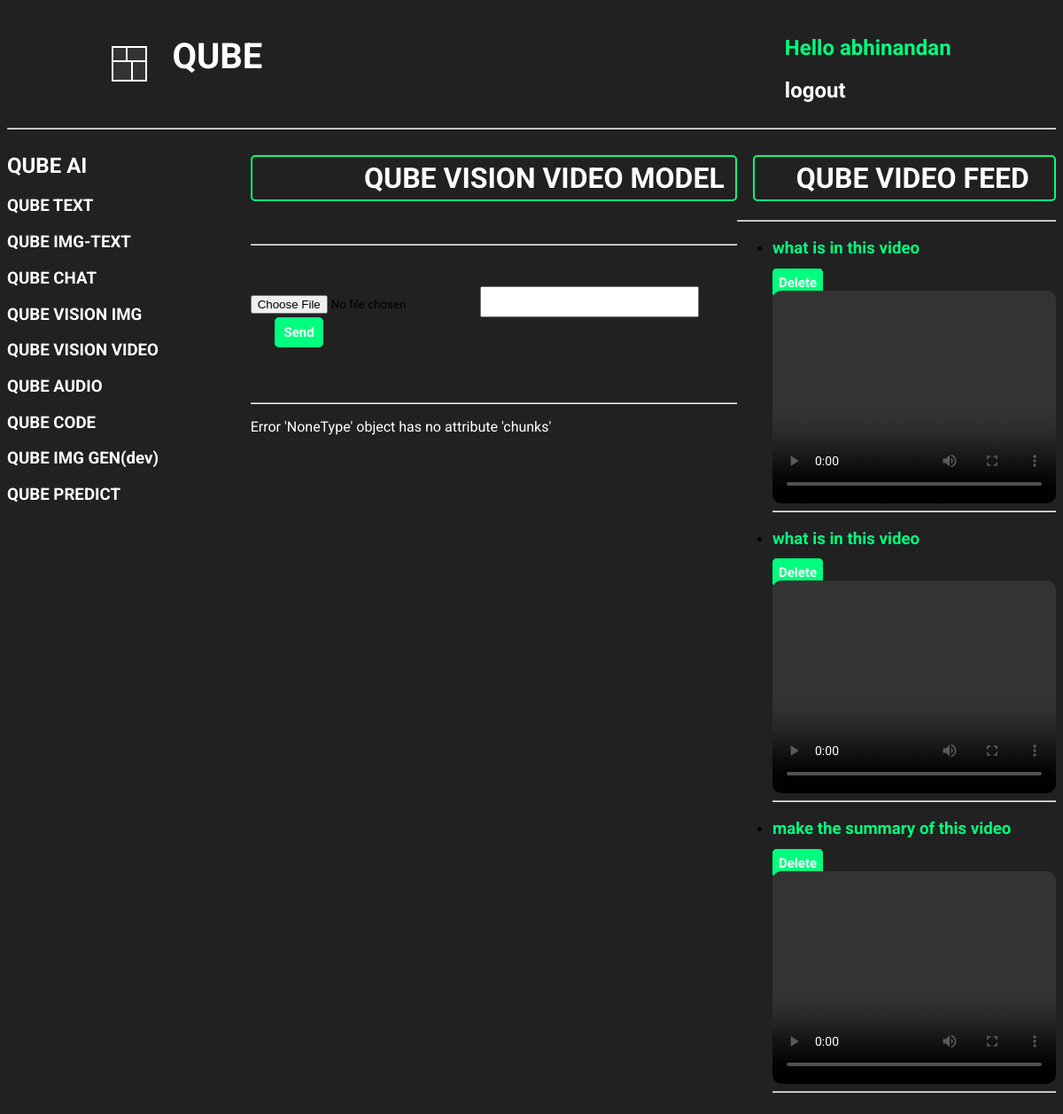
Page /qubeVisionVideoQuery/ (signed in) on the committed database.
### base/models.py (models this page shows, shortened)
class QubeVideoModelHistory(models.Model):
    user = models.ForeignKey(
        User, on_delete=models.CASCADE, related_name='qube_vision_video')
    user_text_prompt = models.TextField()
    user_video_prompt = models.FileField(
        upload_to='videos/', null=True, blank=True)
    model_response = models.TextField()
    created = models.DateField(auto_now_add=True)

### base/views.py (the view)
# urls.py: path('qubeVisionVideoQuery/', views.qubeVideoQuery,
@login_required(login_url='loginUser')
def qubeVideoQuery(request):
    vision_img_video_response = []
    text_query = request.POST.get('text_query', '')
    video_query = request.FILES.get('video_query')
    qube_video_feed = QubeVideoModelHistory.objects.filter(
        user=request.user).order_by('-created')
    try:
        genai.configure(api_key=gemini_api_key)
        model = genai.GenerativeModel("gemini-1.5-flash")
        with open('temp_video.mp4', 'wb+') as destination:
            for chunk in video_query.chunks():
                destination.write(chunk)
        video_file = genai.upload_file(path='temp_video.mp4')
        response = model.generate_content(
            [video_file, text_query], request_options={'timeout': 600})
        generated_text = response.text
        lines = generated_text.strip().splitlines()
        QubeVideoModelHistory.objects.create(
            user=request.user, user_text_prompt=text_query, user_video_prompt=video_query, model_response=generated_text)
        for line in lines:
            if line.startswith("*"):
                vision_img_video_response.append(
                    f"<li>{line.strip('* ').strip()}</li>")
            elif re.match(r'^[A-Za-z ]+$', line.strip()):
                vision_img_video_response.append(f"<h3>{line.strip()}</h3>")
            else:
                vision_img_video_response.append(f"<p>{line.strip()}</p>")
    except Exception as e:
        vision_img_video_response.append(f'Error {e}')
    context = {'vision_img_video_response': vision_img_video_response,
               'qube_video_feed': qube_video_feed}
    return render(request, 'base/qube_vision_videoQuery.html', context)

### base/templates/base/qube_vision_videoQuery.html (shortened to what this page needs)
{% extends 'main.html' %}
{% block content %}
<div class="qube_video_feed">
    <div>
        {% include 'base/Models_component_ai.html' %}
    </div>
    <div>
        <h1 style="color: white; border: 2px solid springgreen; padding: 5px; border-radius: 5px; padding-left: 23%;">
            QUBE VISION VIDEO MODEL</h1>
        <br>
        <hr>
        <br>
        <br>
        <form action="{% url 'qubeVisionVideoQuery' %}" method="POST" enctype="multipart/form-data">
            <input type="file" accept="video/*" name="video_query">
            <input type="text" name="text_query" id="qube_user_video_query_input">
            <button id="send_btn_video_query">Send</button>
        </form>
        <br>
        <br>
        <hr>
        <div>
            {% for line in vision_img_video_response %}
            <div style="color: white;">
                <p style="color: white;">{{ line|safe }}</p>
            </div>
            {% endfor %}
        </div>
    </div>
    <div>
        <h1
            style="color: white; border: 2px solid springgreen; padding: 5px; border-radius: 5px; padding-left: 13%; margin-left: 5%;">
            QUBE VIDEO FEED</h1>
        <hr>
        <div>
            {% for chat in qube_video_feed %}
            <div>
                <ul>
                    <li>
                        <h3><a href="{% url 'qubeVideoFullResponse' chat.id %}" id="user_video_text_prompt">
                                {{ chat.user_text_prompt }}</a></h3>
                        <a href="{% url 'deleteQubeVideo' chat.id %}" id="delete_for_user_video_query">Delete</a>
                        <video src="{{ chat.user_video_prompt.url }}"
                            style="width: 320px; height: 240px; border-radius: 10px;" controls> </video>
                        <hr>
                    </li>
                </ul>
            </div>
            {% endfor %}
        </div>
    </div>
</div>
{% endblock %}

### templates/navbar.html (shortened to what this page needs)
<div class="navbar-container">
    <div class="QUBE_logo_link">
        <div class="cube-loader">
            <div class="cube cube1"></div>
            <div class="cube cube2"></div>
            <div class="cube cube3"></div>
            <div class="cube cube4"></div>
        </div>
        <div class="qube_text">
            <h1><a href="{% url 'home' %}">QUBE</a></h1>
        </div>
    </div>
    <div class="login_section">
        {% if request.user.is_authenticated %}
        <div class="after_user_login">
            <div class="hello_user">
                <h2> Hello {{ request.user }} </h2>
            </div>
            <div class="hello_user_logout">
                <h2><a href="{% url 'logoutUser' %}">logout</a></h2>
            </div>
        </div>
        {% else %}
        <div class="before_user_login">
            <h2><a href="{% url 'loginUser' %}">Login</a></h2>
        </div>
        {% endif %}
    </div>
</div>
<hr>

### static/styles/main.css (style rules this page uses)
* { font-family: "Roboto", serif; }
body { background-color: #212121; }
.cube-loader { position: relative; width: 40px; height: 40px; margin: auto; }
.cube { position: absolute; width: 50%; height: 50%; background-color: #333; border: 2px solid #fff; animation: foldCube 2.4s infinite linear; }
.cube1 { top: 0; left: 0; transform-origin: 100% 100%; }
.cube2 { top: 0; right: 0; transform-origin: 0 100%; }
.cube3 { bottom: 0; right: 0; transform-origin: 0 0; }
.cube4 { bottom: 0; left: 0; transform-origin: 100% 0; }
.cube1 { animation-delay: 0.3s; }
.cube2 { animation-delay: 0.6s; }
.cube3 { animation-delay: 0.9s; }
.cube4 { animation-delay: 1.2s; }
.QUBE_logo_link { display: flex; justify-content: space-between; gap: 20px; margin-left: 10%; }
.qube_text { margin-top: 6%; font-size: 20px; padding-left: 8px; padding-right: 8px; padding-top: 5px; margin-top: 0px; }
.qube_text a { text-decoration: none; color: white; transition: all 0.3s ease; }
.login_section { margin-right: 10%; padding-top: 1%; }
.hello_user { color: springgreen; }
.hello_user_logout a { text-decoration: none; color: white; transition: all 0.3s ease; }

### base/templates/base/qube_vision_videoQuery.html (style rules this page uses)
.qube_video_feed { display: grid; grid-template-columns: 1fr 2fr 1fr; }
#qube_user_video_query_input { height: 35px; width: 45%; font-size: 20px; }
#send_btn_video_query { margin-left: 5%; padding: 8px; font-size: 15px; font-weight: 700; width: 10%; border-radius: 5px; color: white; background-color: springgreen; border-style: none; cursor: pointer; }
#user_video_text_prompt { color: springgreen; text-decoration: none; transition: all 0.3s ease; }
#delete_for_user_video_query { color: white; text-decoration: none; border: 2px solid springgreen; padding: 5px; font-size: 15px; font-weight: 700; background-color: springgreen; border-radius: 5px; }

### templates/navbar.html (style rules this page uses)
.navbar-container { display: flex; justify-content: space-between; }

### rows in the picture
QubeVideoModelHistory: user_text_prompt "what is in this video"
QubeVideoModelHistory: user_text_prompt "what is in this video"
QubeVideoModelHistory: user_text_prompt "make the summary of this video"

### other values in the picture
{{ request.user }} "abhinandan"
{{ line|safe }} "Error 'NoneType' object has no attribute 'chunks'"
